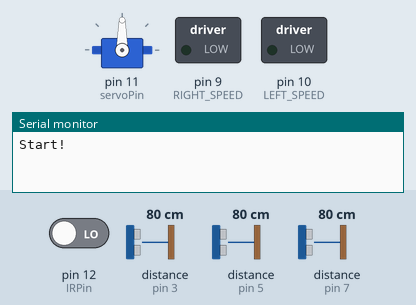
This sketch was run on a simulated Arduino Uno, built with avr-gcc and run on an emulated ATmega328P. On the bench: servo, switched loads named in the sketch (green lamp = pin HIGH), the last lines printed to the serial monitor. The inputs (shaded band) are chosen by the test bench; at power-on: pin 12 (IRPin) LOW, distance to the obstacle (sensors on pin 3, pin 5, pin 7) 80 cm. The echo pulse lasts 58.3 µs per cm; pins used as bus, display or sensor lines are not drawn.

Above: at 0.1 s.
At 7.0 s:
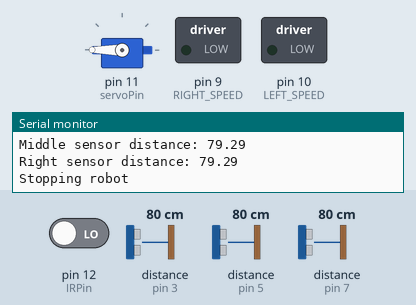
7.1 s: pin 12 (IRPin) driven HIGH
At 8.2 s:
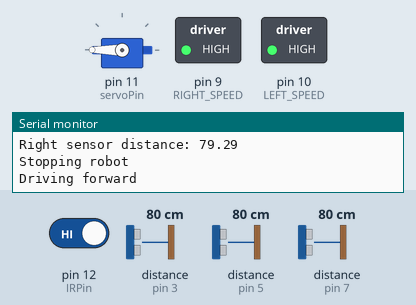
10.1 s: distance to the obstacle (sensor on pin 3) set to 250 cm
Timing chart, 0 to 19.0 s (numbered marks = the images above; inputs shaded):
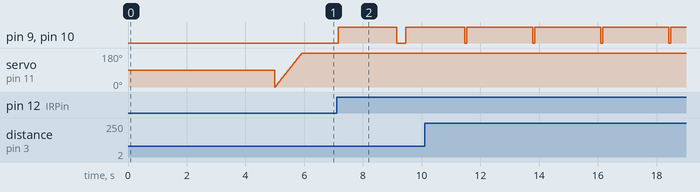

The sketch:

main.ino
```cpp
#include <Servo.h>
// PINS
#define leftEchoPin 3
#define leftTrigPin 4
#define middleEchoPin 5  // Middle sensor
#define middleTrigPin 6  // Middle sensor
#define rightEchoPin 7
#define rightTrigPin 8
#define servoPin 11
#define IRPin 12

// SPEEDS
#define MAX_SPEED 255
#define TURN_SPEED 75
#define CRUISE_SPEED 50

// STATES
#define WAITING 0
#define SEARCHING 1
#define WAITING_FOR_ENEMY 2
#define ROLLING_THUNDER 3
#define PUSH_BACK 4

// THRESHOLDS
#define STATIONARY_THRESHOLD 5        // Consider enemy stationary if doesn't move more than 5cm
#define ROLLING_THUNDER_THRESHOLD 17  // 17cm
#define MAX_SENSOR_RANGE 120          // 120cm - Ignore objects outside ring
#define NORMALISE 650

#define LEFT 7
#define RIGHT 8

int RIGHT_SPEED = 9;  // Speed pin, ranges from 0 to 255 (ENA)
int RIGHT_F = 14;     // Pin to move motor forwards (IN1)
int RIGHT_R = 15;     // Pin to move motor backwards (IN2)

int LEFT_SPEED = 10;  // Speed pin, ranges from 0 to 255 (ENB)
int LEFT_R = 16;      // Pin to move motor backwards (IN4)
int LEFT_F = 17;      // Pin to move motor forwards (IN3)

int currentState = WAITING;

double prevLeftDistance = 0;
double prevMiddleDistance = 0;
double prevRightDistance = 0;

double leftDistance = 0;
double middleDistance = 0;
double rightDistance = 0;

unsigned long currTime = 0;
unsigned long prevTime = 0;
unsigned long waitTime = 30000;

Servo servo;

void setup() {
  pinMode(leftTrigPin, OUTPUT);
  pinMode(leftEchoPin, INPUT);
  pinMode(middleTrigPin, OUTPUT);
  pinMode(middleEchoPin, INPUT);
  pinMode(rightTrigPin, OUTPUT);
  pinMode(rightEchoPin, INPUT);
  servo.attach(servoPin);
  Serial.begin(9600);
  Serial.println("Start!");
}

void loop() {
  currTime = millis();
  // Wait 5s
  if (currentState == WAITING) {
    delay(5000);
    for (int pos = 0; pos <= 180; pos++) {
      servo.write(pos);
      delay(5);
    }
    currentState = SEARCHING;
  }

  if (digitalRead(IRPin) == 1) {
    atEdge();
    currentState = SEARCHING;
  }

  // Must move every 30s - Test this
  if (currTime - prevTime >= waitTime) {
    turnLeft();
    delay(250);
    turnRight();
    stopMotors();
    prevTime = currTime;
  }

  updateDistances();
  handleState();
  delay(250);
}

void updateDistances() {
  leftDistance = getDistance(leftTrigPin, leftEchoPin);
  middleDistance = getDistance(middleTrigPin, middleEchoPin);
  rightDistance = getDistance(rightTrigPin, rightEchoPin);
  Serial.print("Left sensor distance: ");
  Serial.println(leftDistance);
  Serial.print("Middle sensor distance: ");
  Serial.println(middleDistance);
  Serial.print("Right sensor distance: ");
  Serial.println(rightDistance);

  // update prev distances
  prevLeftDistance = leftDistance;
  prevMiddleDistance = middleDistance;
  prevRightDistance = rightDistance;
}


void handleState() {
  switch (currentState) {
    case SEARCHING:
      if (leftDistance <= MAX_SENSOR_RANGE && middleDistance <= MAX_SENSOR_RANGE && rightDistance <= MAX_SENSOR_RANGE) {
        stopMotors();
        if (leftDistance < ROLLING_THUNDER_THRESHOLD || rightDistance < ROLLING_THUNDER_THRESHOLD || middleDistance < ROLLING_THUNDER_THRESHOLD) {
          currentState = ROLLING_THUNDER;
        }
      } else if (leftDistance < rightDistance && leftDistance < MAX_SENSOR_RANGE && rightDistance < MAX_SENSOR_RANGE) {
        turnLeft();
      } else if (rightDistance < leftDistance && rightDistance < MAX_SENSOR_RANGE && leftDistance < MAX_SENSOR_RANGE) {
        turnRight();
      } else {
        turnRight();
      }

      break;

    case ROLLING_THUNDER:
      if (leftDistance < rightDistance) {
        rollingThunder(LEFT);
      } else {
        rollingThunder(RIGHT);
      }
      currentState = SEARCHING;
      break;

    default:
      break;
  }
}
void engage_forward() {
  Serial.println("Moving slightly forward to engage.");
  analogWrite(LEFT_SPEED, CRUISE_SPEED);
  analogWrite(RIGHT_SPEED, CRUISE_SPEED);
  digitalWrite(LEFT_F, HIGH);
  digitalWrite(LEFT_R, LOW);
  digitalWrite(RIGHT_F, HIGH);
  digitalWrite(RIGHT_R, LOW);
}

void RT_comeIn_r() {
  Serial.println("Allowing the opp to come into our right");
  analogWrite(RIGHT_SPEED, MAX_SPEED);
  digitalWrite(RIGHT_F, LOW);
  digitalWrite(RIGHT_R, HIGH);
  delay(2000);   // change value for however long it takes our bot to rotate 90 degrees
}

void RT_comeIn_l() {
  Serial.println("Allowing the opp to come into our left");
  analogWrite(LEFT_SPEED, MAX_SPEED);
  digitalWrite(LEFT_F, LOW);
  digitalWrite(LEFT_R, HIGH);
  delay(2000);   // change value for however long it takes our bot to rotate 90 degrees
}

void RT_turnEmOut_r() {
  Serial.println("Fuck you dumbass! Find the edge BITCH!");
  turnRight();
  delay(2000);   // change value for however long it takes our bot to rotate 90 degrees
}

void RT_turnEmOut_l() {
  Serial.println("Fuck you dumbass! Find the edge BITCH!");
  turnLeft();
  delay(2000);   // change value for however long it takes our bot to rotate 90 degrees
}

void rollingThunder(int side) {
  engage_forward();
  delay(3000);  // change value for however long it takes our bot to go forward a little
  stopMotors();

  Serial.println("ROOOOLLLING THUNDER");
  if (side == RIGHT) {
    RT_comeIn_r();
    RT_turnEmOut_r();
    // while (!checkBorder(IRPin)) {
    //   driveForwards();
    // }
    driveForwards();
    delay(2000);
    stopMotors();
  } else {
    RT_comeIn_l();
    RT_turnEmOut_l();
    // while (!checkBorder(IRPin)) {
    //   driveForwards();
    // }
    driveForwards();
    delay(2000);
    stopMotors();
  }
}

void continuousTurnLeft() {
  analogWrite(LEFT_SPEED, MAX_SPEED);
  analogWrite(RIGHT_SPEED, TURN_SPEED);

  digitalWrite(LEFT_F, HIGH);
  digitalWrite(LEFT_R, LOW);
  digitalWrite(RIGHT_F, HIGH);
  digitalWrite(RIGHT_R, LOW);
}

void atEdge() {
  driveForwards();
  delay(2000);
  stopMotors();
}

void stopMotors() {
  Serial.println("Stopping robot");
  analogWrite(LEFT_SPEED, 0);
  analogWrite(RIGHT_SPEED, 0);

  digitalWrite(LEFT_F, LOW);
  digitalWrite(LEFT_R, LOW);
  digitalWrite(RIGHT_F, LOW);
  digitalWrite(RIGHT_R, LOW);
}

void driveForwards() {
  Serial.println("Driving forward");
  analogWrite(LEFT_SPEED, MAX_SPEED);
  analogWrite(RIGHT_SPEED, MAX_SPEED);

  digitalWrite(LEFT_F, HIGH);
  digitalWrite(LEFT_R, LOW);
  digitalWrite(RIGHT_F, HIGH);
  digitalWrite(RIGHT_R, LOW);
}

void driveBackwards() {
  Serial.println("Driving backwards");
  analogWrite(LEFT_SPEED, MAX_SPEED);
  analogWrite(RIGHT_SPEED, MAX_SPEED);

  digitalWrite(LEFT_F, LOW);
  digitalWrite(LEFT_R, HIGH);
  digitalWrite(RIGHT_F, LOW);
  digitalWrite(RIGHT_R, HIGH);
}

int checkBorder(int irSensorPin) {
  int statusSensor = digitalRead(irSensorPin);
  if (statusSensor == HIGH) {
    Serial.println("DETECTED WHITE!");
    return 1;
  } else {
    Serial.println("DETECTED BLACK!");
    return 0;
  }
}

double getDistance(int trigPin, int echoPin) {
  double distance, duration;
  digitalWrite(trigPin, LOW);
  delayMicroseconds(2);
  digitalWrite(trigPin, HIGH);
  delayMicroseconds(10);
  digitalWrite(trigPin, LOW);
  duration = pulseIn(echoPin, HIGH, 100000L);
  distance = (duration * 0.0340) / 2;
  return distance;
}

void turnLeft() {
  Serial.println("Moving left");
  analogWrite(LEFT_SPEED, MAX_SPEED);
  analogWrite(RIGHT_SPEED, MAX_SPEED);

  digitalWrite(LEFT_F, LOW);
  digitalWrite(LEFT_R, HIGH);
  digitalWrite(RIGHT_F, HIGH);
  digitalWrite(RIGHT_R, LOW);
}

void turnRight() {
  Serial.println("Moving left");
  analogWrite(LEFT_SPEED, MAX_SPEED);
  analogWrite(RIGHT_SPEED, MAX_SPEED);

  digitalWrite(LEFT_F, HIGH);
  digitalWrite(LEFT_R, LOW);
  digitalWrite(RIGHT_F, LOW);
  digitalWrite(RIGHT_R, HIGH);
}
```

Measured:
- after the input at 7.1 s, pin 9 (RIGHT_SPEED), pin 10 (LEFT_SPEED): LOW → HIGH after 0.05 s, → LOW 2.0 s later, → HIGH 0.31 s later
